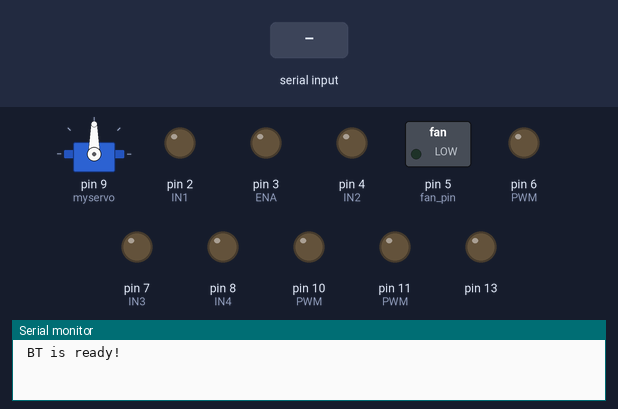
The sketch below on a simulated Arduino Nano, built with avr-gcc and run on an emulated ATmega328P. On the bench: servo, switched loads named in the sketch (green lamp = pin HIGH), output pins drawn as LEDs (lit = HIGH), the last lines printed to the serial monitor. Inputs (shaded band) come from the test bench.

Above: at 1.2 s.
1.3 s: "1" received over Serial
At 1.7 s:
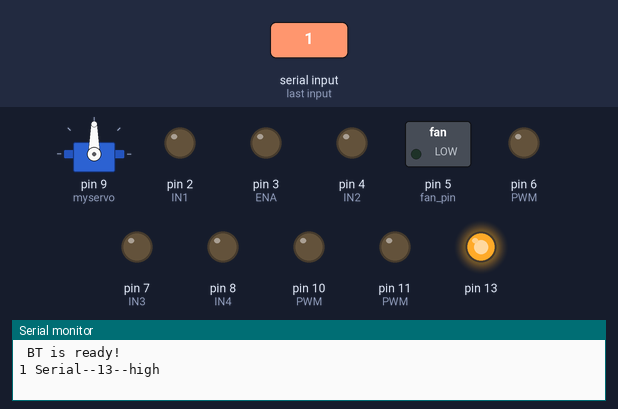
2.8 s: "W" received over Serial
At 4.0 s:
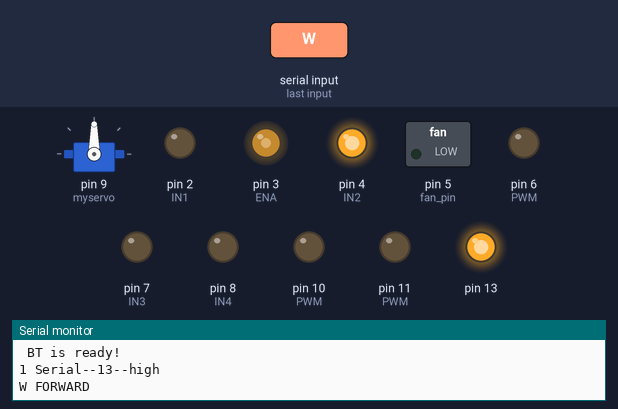
4.3 s: "0" received over Serial
At 5.2 s:
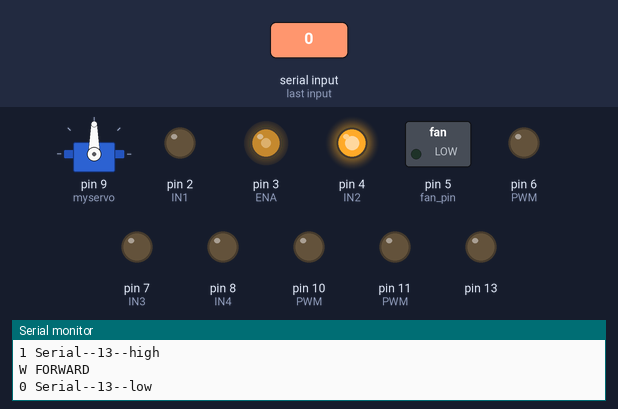
5.8 s: "S" received over Serial
At 6.3 s:
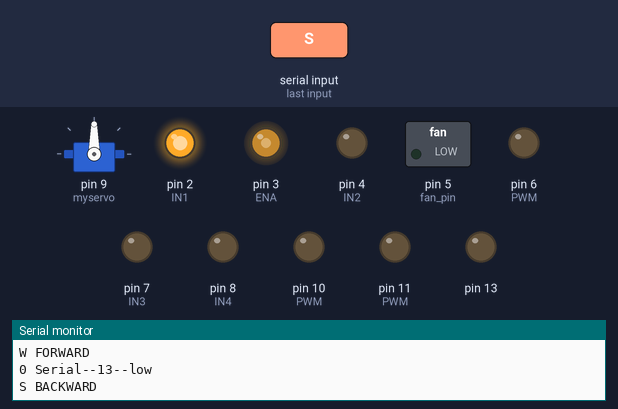
7.3 s: "A" received over Serial
At 8.5 s:
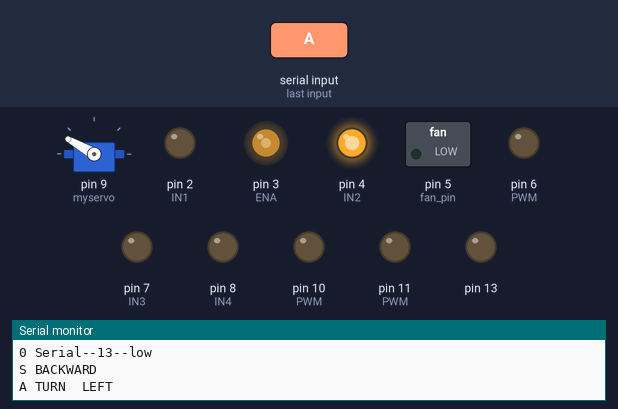
8.8 s: "D" received over Serial
At 9.8 s:
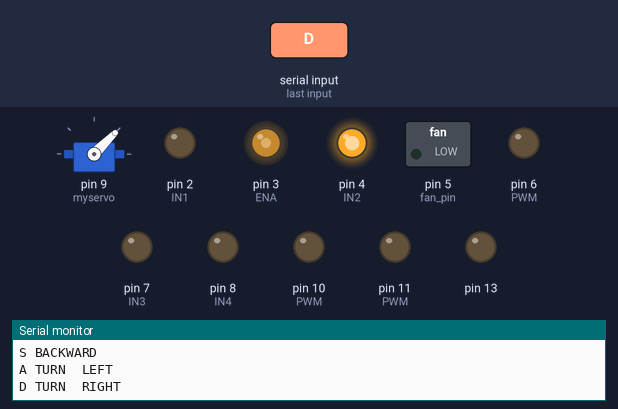
Timing chart, 0 to 11.3 s (numbered marks = the images above; inputs shaded):
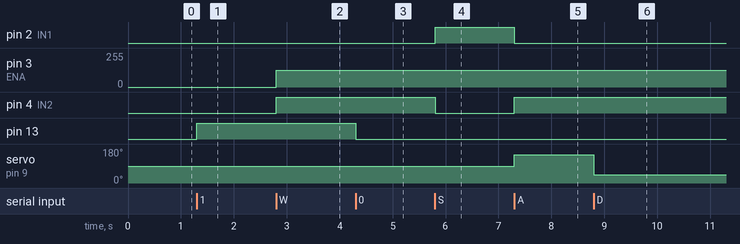

The sketch:

hc05_car.ino
```cpp
//#include <SoftwareSerial.h>
#include <Servo.h>  // 舵机库

// D3、D5、D6、D9、D10、D11 可以做PWM输出用
// nano的D5或D6口，输出pwm频率960Hz，而3,9,10,11口输出的pwm频率为480Hz
#define IN1  2 // 定义uno的pin 5 向 input1 输出
#define IN2  4 // 定义uno的pin 6 向 input2 输出
#define IN3  7 // 定义uno的pin 9 向 input3 输出
#define IN4  8 // 定义uno的pin 10 向 input4 输出
#define ENA  3 // pwm电机调速
#define ENB  10 // pwm电机调速
/*
  Arduino Nano 使用pwm调节4线风扇转速
  D5接风扇的PWM，D2接风扇的测速端口，a0口接一个可调电阻，通过改变电阻来调节风扇转速
*/
#define fan_pin 5 // 定义风扇pwm输出io
#define fan_speed_pin  12   //测速端口
//用电位器调节转速
#define Pot A0         //电位器输入引脚
int PotBuffer = 0;     //电位器读取数据缓存
int fan_PWM = 0;
unsigned long duration = 0;

//SoftwareSerial BT(10, 11); // 接收, 传送，程序中10为RX需要接hc-05的TXD,11为TX，需要接hc-05的RX。
Servo myservo;
int pos = 0;//角度存储变量
int rate = 127;//占空比50%
/*函数声明
void Forward();
void Back();
void Turn_left();
void Turn_right();
void Speed_up();
void Slow_down();
*/
void setup() {

  //BT.begin(9600);
  Serial.begin(9600);  // HC-05
  Serial.println(" BT is ready! ");

  myservo.attach(9);// 舵机控制线连接数字9
  // 数字引脚 D3、D5、D6、D9、D10、D11 可以做PWM输出用 D10到D13，可以做SPI总线用
  pinMode(2, OUTPUT);
  pinMode(3, OUTPUT); // PWM
  pinMode(4, OUTPUT);
  pinMode(5, OUTPUT); // PWM
  pinMode(6, OUTPUT);// PWM
  pinMode(7, OUTPUT);
  pinMode(8, OUTPUT);
  pinMode(9, OUTPUT);// PWM
  pinMode(10, OUTPUT);// PWM
  pinMode(11, OUTPUT);// PWM
  pinMode(12, INPUT);
  pinMode(13, OUTPUT);// led灯
}

void loop() {
  char BTval;// 蓝牙接收的数据 一个字节 字符

  if(Serial.available()) {
    BTval = Serial.read();
    Serial.print(BTval);

    switch(BTval) {
      case '1':
        // 返回到手机调试程序上
        Serial.write(" Serial--13--high\n");
        digitalWrite(13, HIGH);
        break;
      case '0':
        Serial.write(" Serial--13--low\n");
        digitalWrite(13, LOW);
        break;
      case 'W':// 前进
        Serial.println(" FORWARD "); //输出状态
        Forward();
        break;
      case 'S': // 后退
        Serial.println(" BACKWARD "); // 输出状态
        Back();
        break;
      case 'A': // 左转
        Serial.println(" TURN  LEFT "); // 输出状态
        Turn_left();
        break;
      case 'D': // 右转
        Serial.println(" TURN  RIGHT "); // 输出状态
        Turn_right();
        break;
      case 'u':// 加舵机角度  加速
        Speed_up();
        pos++;
        break;
      case 'd':// 减舵机角度  减速
        Speed_down();
        pos--;
        break;
  /*    case 'P':// stop停下 /制动
        ENA=0；
        ENB=0;   */
      default:
        Serial.println(" STOP "); // 输出状态
        digitalWrite(IN1, LOW);
        digitalWrite(IN2, LOW);
        digitalWrite(IN3, LOW);
        digitalWrite(IN4, LOW);

        myservo.write(90);
        delay(5);
        break;
      }
  }
}

void Forward(){
  digitalWrite(IN1, LOW);
  digitalWrite(IN2, HIGH);
  // PWM信号频率大约490Hz,pin写入端口，value占空比0-255
  // analogWrite(255)表示100%占空比（常开），
  // analogWrite(127)占空比大约为50%（一半的时间）。
  analogWrite(ENA,rate);

  myservo.write(90);
  delay(5);
  }

void Back(){
  digitalWrite(IN1, HIGH);
  digitalWrite(IN2, LOW);
  myservo.write(90);
  delay(5);
  }

void Turn_left(){
  digitalWrite(IN1, LOW);
  digitalWrite(IN2, HIGH);

  myservo.write(150);
  delay(5);
  }

void Turn_right(){
  digitalWrite(IN1, LOW);
  digitalWrite(IN2, HIGH);

  myservo.write(45);
  delay(5);
  }

void Speed_up(){
  if(rate >= 0 && rate <= 255){
    rate += 2;
    }
  }

void Speed_down(){
  if(rate >= 0 && rate <= 255){
    rate -= 2;
    }
  }

void fan(){
  PotBuffer = analogRead(Pot);                 //读取AD值
  fan_PWM = map(PotBuffer, 0, 1023, 0, 255); //将AD值映射为PWM数值
  Serial.print("fan_PWM=");
  Serial.print(fan_PWM);
  //pwm输出，用可调电阻调节占空比0~255。Speed_PWM为0时风扇转速最高，大于235时风扇停止转动
  analogWrite(fan_pin, fan_PWM );

  duration = 0;
  if (fan_PWM < 230) {                    // 当风扇开始转动时，计算转速
    for (int i = 0; i < 5; i++) {           //高低电平变化5个周期（如果要精确的话，可以多取几次），取总计时间（微秒）
      duration += pulseIn(fan_speed_pin, HIGH);
      duration += pulseIn(fan_speed_pin, LOW);
    }
  } else {
    duration = 4294967295;          //如果风扇未转动，设置为unsigned long类型的最大值，让计算后风扇转速接近为0
  }
  duration = duration / 5;          //高低电平变化1次用时
  duration = 1000000 / duration;    // 1秒内可变化几次（即转化为风扇转速频率Hz）
  Serial.print("   f is ");
  Serial.print(duration);
  Serial.print(" HZ");
  duration = duration * 60;         //1分钟内可变化几次（即转换为风扇转速 转/分钟）
  Serial.print("  v is ");
  Serial.print(duration);
  Serial.println(" r/min");

  delay(500);
  }
```

Measured:
- after the input at 1.3 s, pin 13: LOW → HIGH at once
- after the input at 2.8 s, pin 3 (ENA): 0/255 → 127/255 at once; pin 4 (IN2): LOW → HIGH at once
- after the input at 4.3 s, pin 13: HIGH → LOW at once
- after the input at 5.8 s, pin 2 (IN1): LOW → HIGH at once; pin 4 (IN2): HIGH → LOW at once
- after the input at 7.3 s, pin 2 (IN1): HIGH → LOW at once; pin 4 (IN2): LOW → HIGH at once; servo on pin 9 (myservo): 90° → 150° at once
- after the input at 8.8 s, servo on pin 9 (myservo): 150° → 45° at once
